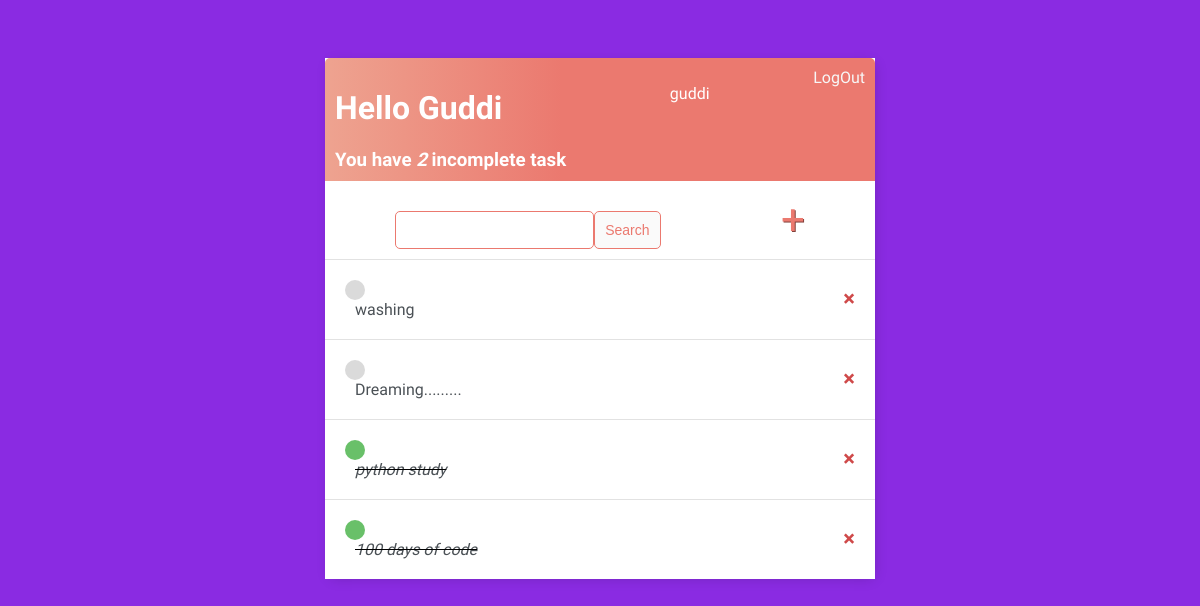
Before: / (signed in) with the older database file.
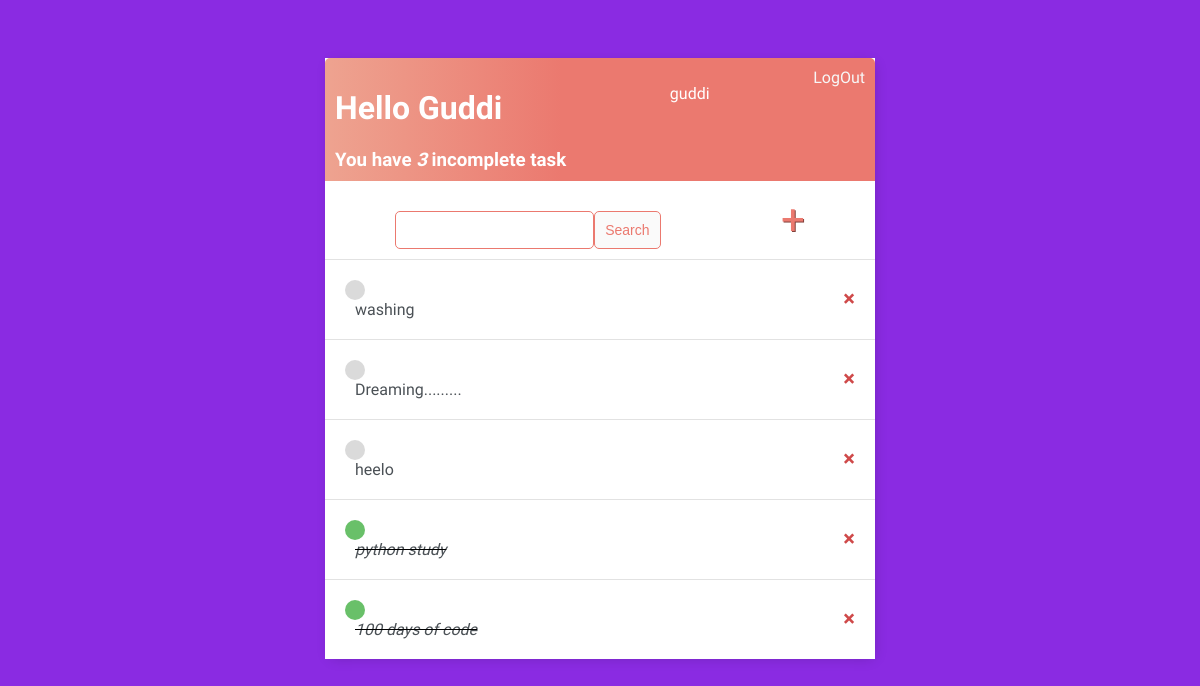
After: the same page with the newer database file.
### base/models.py (models this page shows)
class Task(models.Model):
    user = models.ForeignKey(User, on_delete=models.CASCADE, null=True, blank=True)
    title = models.CharField(max_length=200)
    description = models.TextField(null=True, blank=True)
    complete = models.BooleanField(default=False)
    create = models.DateTimeField(auto_now_add=True)
    def __str__(self):
        return self.title
    class Meta:
        ordering = ['complete']

### base/views.py (the view)
# urls.py: path('', TaskList.as_view(), name='tasks'),
class TaskList(LoginRequiredMixin, ListView):
    model = Task
    context_object_name = 'tasks'
    def get_context_data(self, **kwargs):
        context = super().get_context_data(**kwargs)
        context['tasks'] = context['tasks'].filter(user=self.request.user)
        context['count'] = context['tasks'].filter(complete=False).count()
        search_input = self.request.GET.get('search-area') or ''
        if search_input:
            context['tasks'] = context['tasks'].filter(title__startswith=search_input)
        return context

### base/templates/base/task_list.html
{% extends 'base/main.html' %}
{% block content %}
<div class="header-bar">
    <div>
        <h1>Hello {{request.user|title}}</h1>
        <h3 style="margin:0">You have <i>{{count}}</i>
            incomplete task</h3>
    </div>
    {% if request.user.is_authenticated %}
    <p>{{request.user}}</p>
    <a href="{% url 'logout' %}">LogOut</a>
    {% else %}
        <a href="{% url 'login' %}">Login</a>
    {% endif %}
</div>
<div id="search-add-wrapper">
    <form method="GET" style="margin-top: 20px;display: flex;">
        <input type='text' name='search-area' value="{{search_input}}">
        <input class="button" type="submit" value='Search'>
    </form>
    <a id="add-link" href="{% url 'task-create' %}">&#x2b;</a>
</div>
<div class="task.items-wrapper">
    {% for task in tasks%}
    <div class="task-wrapper">
        {% if task.complete %}
        <div class="task-title">
            <div class="task-complete-icon"></div>
            <i><s><a href="{% url 'task-update' task.id %}">{{task}}</a></s></i>
        </div>
        <a class="delete-link" href="{% url 'task-delete' task.id %}">&#215;</a>
        {% else %}
        <div class="task-title">
            <div class="task-incomplete-icon"></div>
            <a href="{% url 'task-update' task.id %}">{{task}}</a>
        </div>
        <a class="delete-link" href="{% url 'task-delete' task.id %}">&#215;</a>
        {% endif %}
    </div>
    {% empty %}
    <h3>No Items in list</h3>
    {% endfor %}
</div>
{% endblock content %}

Changed rows visible on the page:
added Task: title "heelo"
Other visible differences:
{{ count }}: "2" → "3"
